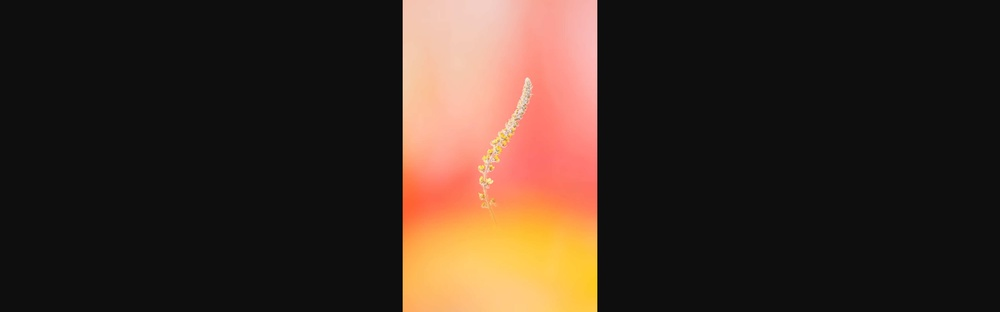
#> input picture images/1.jpg, 1000 x 312 px, shrunk from 6000 x 1875 before the run
$ python kmeans_palette.py
#> lines starting #> are read from the running program, lines starting #| are printed output that depends on the picture
from matplotlib import image as img
import matplotlib.pyplot as plt
import pandas as pd

image = img.imread('./images/1.jpg')
#> image is the input picture: shape (312, 1000, 3); mean R, G, B 60.3, 44.4, 35.2
df = pd.DataFrame()
df['r']=pd.Series(image[:,:,0].flatten())
df['g']=pd.Series(image[:,:,1].flatten())
df['b']=pd.Series(image[:,:,2].flatten())

from scipy.cluster.vq import whiten
df['r_whiten'] = whiten(df['r'])
df['g_whiten'] = whiten(df['g'])
df['b_whiten'] = whiten(df['b'])

from scipy.cluster.vq import kmeans
cluster_centers, distortion = kmeans(df[['r_whiten', 'g_whiten', 'b_whiten']], 5)

r_std, g_std, b_std = df[['r', 'g', 'b']].std()
colors=[]
for color in cluster_centers:
    sr, sg, sb = color
    colors.append((int(sr*r_std), int(sg*g_std), int(sb*b_std)))
plt.imshow([colors])
plt.show()
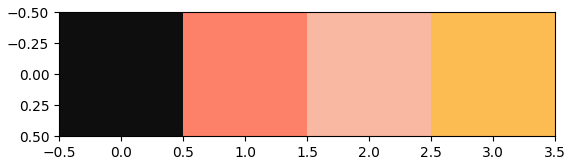
#> figure drawn by matplotlib, 1 panel


import matplotlib.pyplot as plt
from sklearn.cluster import KMeans
import cv2
from matplotlib import image as img

image = img.imread('./images/1.jpg')
pixels = image.reshape(-1, 3)
# Perform k-means clustering to extract the dominant colors
kmeans = KMeans(n_clusters=5, random_state=0).fit(pixels)
centers = kmeans.cluster_centers_
#> centers = [[14.22, 14.1, 14.04], [253.2, 130, 105.3], [249.1, 183.7, 164.4], [254, 185.5, 69.78], [253.5, 196.8, 110.3]]

colors = []
for color in centers:
    colors.append((int(color[0]), int(color[1]), int(color[2])))
#> this loop made 5 passes
#> after the loop, colors = [(14, 14, 14), (253, 130, 105), (249, 183, 164), (253, 185, 69), (253, 196, 110)]

plt.imshow([colors])
plt.show()
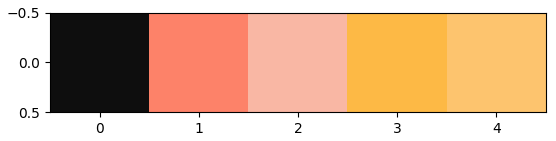
#> figure drawn by matplotlib, 1 panel
